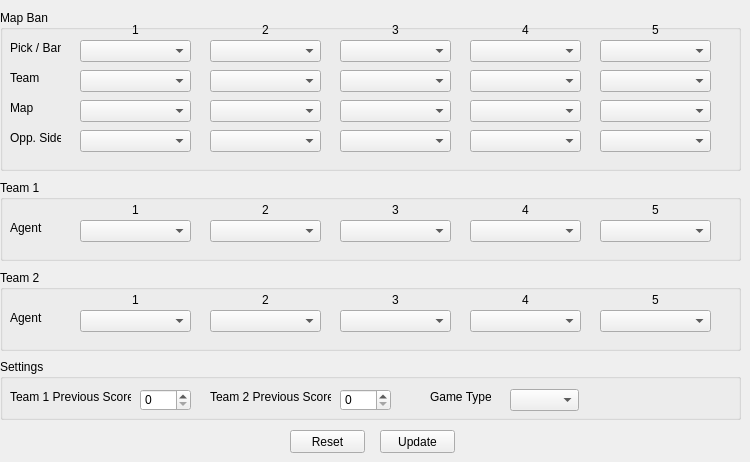
    <widget class="QWidget" name="pregame">
     <attribute name="title">
      <string>Pregame</string>
     </attribute>
     <widget class="QGroupBox" name="mapban">
      <property name="geometry">
       <rect>
        <x>0</x>
        <y>10</y>
        <width>741</width>
        <height>161</height>
       </rect>
      </property>
      <property name="title">
       <string>Map Ban</string>
      </property>
      <widget class="QComboBox" name="pick_ban_1">
       <property name="geometry">
        <rect>
         <x>80</x>
         <y>30</y>
         <width>111</width>
         <height>22</height>
        </rect>
       </property>
      </widget>
      <widget class="QComboBox" name="team_pick_1">
       <property name="geometry">
        <rect>
         <x>80</x>
         <y>60</y>
         <width>111</width>
         <height>22</height>
        </rect>
       </property>
      </widget>
      <widget class="QComboBox" name="map_pick_1">
       <property name="geometry">
        <rect>
         <x>80</x>
         <y>90</y>
         <width>111</width>
         <height>22</height>
        </rect>
       </property>
      </widget>
      <widget class="QComboBox" name="pick_ban_2">
       <property name="geometry">
        <rect>
         <x>210</x>
         <y>30</y>
         <width>111</width>
         <height>22</height>
        </rect>
       </property>
      </widget>
      <widget class="QComboBox" name="map_pick_2">
       <property name="geometry">
        <rect>
         <x>210</x>
         <y>90</y>
         <width>111</width>
         <height>22</height>
        </rect>
       </property>
      </widget>
      <widget class="QComboBox" name="team_pick_2">
       <property name="geometry">
        <rect>
         <x>210</x>
         <y>60</y>
         <width>111</width>
         <height>22</height>
        </rect>
       </property>
      </widget>
      <widget class="QComboBox" name="pick_ban_3">
       <property name="geometry">
        <rect>
         <x>340</x>
         <y>30</y>
         <width>111</width>
         <height>22</height>
        </rect>
       </property>
      </widget>
      <widget class="QComboBox" name="map_pick_3">
       <property name="geometry">
        <rect>
         <x>340</x>
         <y>90</y>
         <width>111</width>
         <height>22</height>
        </rect>
       </property>
      </widget>
      <widget class="QComboBox" name="team_pick_3">
       <property name="geometry">
        <rect>
         <x>340</x>
         <y>60</y>
         <width>111</width>
         <height>22</height>
        </rect>
       </property>
      </widget>
      <widget class="QComboBox" name="pick_ban_4">
       <property name="geometry">
        <rect>
         <x>470</x>
         <y>30</y>
         <width>111</width>
         <height>22</height>
        </rect>
       </property>
      </widget>
      <widget class="QComboBox" name="map_pick_4">
       <property name="geometry">
        <rect>
         <x>470</x>
         <y>90</y>
         <width>111</width>
         <height>22</height>
        </rect>
       </property>
      </widget>
      <widget class="QComboBox" name="team_pick_4">
       <property name="geometry">
        <rect>
         <x>470</x>
         <y>60</y>
         <width>111</width>
         <height>22</height>
        </rect>
       </property>
      </widget>
      <widget class="QComboBox" name="pick_ban_5">
       <property name="geometry">
        <rect>
         <x>600</x>
         <y>30</y>
         <width>111</width>
         <height>22</height>
        </rect>
       </property>
      </widget>
      <widget class="QComboBox" name="map_pick_5">
       <property name="geometry">
        <rect>
         <x>600</x>
         <y>90</y>
         <width>111</width>
         <height>22</height>
        </rect>
       </property>
      </widget>
      <widget class="QComboBox" name="team_pick_5">
       <property name="geometry">
        <rect>
         <x>600</x>
         <y>60</y>
         <width>111</width>
         <height>22</height>
        </rect>
       </property>
      </widget>
      <widget class="QLabel" name="mb_label_1">
       <property name="geometry">
        <rect>
         <x>80</x>
         <y>10</y>
         <width>111</width>
         <height>20</height>
        </rect>
       </property>
       <property name="text">
        <string>1</string>
       </property>
       <property name="alignment">
        <set>Qt::AlignCenter</set>
       </property>
      </widget>
      <widget class="QLabel" name="mb_label_2">
       <property name="geometry">
        <rect>
         <x>210</x>
         <y>10</y>
         <width>111</width>
         <height>20</height>
        </rect>
       </property>
       <property name="text">
        <string>2</string>
       </property>
       <property name="alignment">
        <set>Qt::AlignCenter</set>
       </property>
      </widget>
      <widget class="QLabel" name="mb_label_3">
       <property name="geometry">
        <rect>
         <x>340</x>
         <y>10</y>
         <width>111</width>
         <height>20</height>
        </rect>
       </property>
       <property name="text">
        <string>3</string>
       </property>
       <property name="alignment">
        <set>Qt::AlignCenter</set>
       </property>
      </widget>
      <widget class="QLabel" name="mb_label_4">
       <property name="geometry">
        <rect>
         <x>470</x>
         <y>10</y>
         <width>111</width>
         <height>20</height>
        </rect>
       </property>
       <property name="text">
        <string>4</string>
       </property>
       <property name="alignment">
        <set>Qt::AlignCenter</set>
       </property>
      </widget>
      <widget class="QLabel" name="mb_label_5">
       <property name="geometry">
        <rect>
         <x>600</x>
         <y>10</y>
         <width>111</width>
         <height>20</height>
        </rect>
       </property>
       <property name="text">
        <string>5</string>
       </property>
       <property name="alignment">
        <set>Qt::AlignCenter</set>
       </property>
      </widget>
      <widget class="QLabel" name="pick_label">
       <property name="geometry">
        <rect>
         <x>10</x>
         <y>30</y>
         <width>51</width>
         <height>16</height>
        </rect>
       </property>
       <property name="text">
        <string>Pick / Ban</string>
       </property>
      </widget>
      <widget class="QLabel" name="team_pick_label">
       <property name="geometry">
        <rect>
         <x>10</x>
         <y>60</y>
         <width>51</width>
         <height>16</height>
        </rect>
       </property>
       <property name="text">
        <string>Team</string>
       </property>
      </widget>
      <widget class="QLabel" name="map_pick_label">
       <property name="geometry">
        <rect>
         <x>10</x>
         <y>90</y>
         <width>51</width>
         <height>16</height>
        </rect>
       </property>
       <property name="text">
        <string>Map</string>
       </property>
      </widget>
      <widget class="QComboBox" name="opp_side_3">
       <property name="geometry">
        <rect>
         <x>340</x>
         <y>120</y>
         <width>111</width>
         <height>22</height>
        </rect>
       </property>
      </widget>
      <widget class="QComboBox" name="opp_side_2">
       <property name="geometry">
        <rect>
         <x>210</x>
         <y>120</y>
         <width>111</width>
         <height>22</height>
        </rect>
       </property>
      </widget>
      <widget class="QComboBox" name="opp_side_1">
       <property name="geometry">
        <rect>
         <x>80</x>
         <y>120</y>
         <width>111</width>
         <height>22</height>
        </rect>
       </property>
      </widget>
      <widget class="QComboBox" name="opp_side_5">
       <property name="geometry">
        <rect>
         <x>600</x>
         <y>120</y>
         <width>111</width>
         <height>22</height>
        </rect>
       </property>
      </widget>
      <widget class="QComboBox" name="opp_side_4">
       <property name="geometry">
        <rect>
         <x>470</x>
         <y>120</y>
         <width>111</width>
         <height>22</height>
        </rect>
       </property>
      </widget>
      <widget class="QLabel" name="opp_side_label">
       <property name="geometry">
        <rect>
         <x>10</x>
         <y>120</y>
         <width>51</width>
         <height>16</height>
        </rect>
       </property>
       <property name="text">
        <string>Opp. Side</string>
       </property>
      </widget>
     </widget>
     <widget class="QGroupBox" name="agent_team_1">
      <property name="geometry">
       <rect>
        <x>0</x>
        <y>180</y>
        <width>741</width>
        <height>81</height>
       </rect>
      </property>
      <property name="title">
       <string>Team 1</string>
      </property>
      <widget class="QComboBox" name="agent_5">
       <property name="geometry">
        <rect>
         <x>600</x>
         <y>40</y>
         <width>111</width>
         <height>22</height>
        </rect>
       </property>
      </widget>
      <widget class="QComboBox" name="agent_2">
       <property name="geometry">
        <rect>
         <x>210</x>
         <y>40</y>
         <width>111</width>
         <height>22</height>
        </rect>
       </property>
      </widget>
      <widget class="QComboBox" name="agent_3">
       <property name="geometry">
        <rect>
         <x>340</x>
         <y>40</y>
         <width>111</width>
         <height>22</height>
        </rect>
       </property>
      </widget>
      <widget class="QLabel" name="player_agent_label_3">
       <property name="geometry">
        <rect>
         <x>340</x>
         <y>20</y>
         <width>111</width>
         <height>20</height>
        </rect>
       </property>
       <property name="text">
        <string>3</string>
       </property>
       <property name="alignment">
        <set>Qt::AlignCenter</set>
       </property>
      </widget>
      <widget class="QLabel" name="player_agent_label_2">
       <property name="geometry">
        <rect>
         <x>210</x>
         <y>20</y>
         <width>111</width>
         <height>20</height>
        </rect>
       </property>
       <property name="text">
        <string>2</string>
       </property>
       <property name="alignment">
        <set>Qt::AlignCenter</set>
       </property>
      </widget>
      <widget class="QLabel" name="player_agent_label_5">
       <property name="geometry">
        <rect>
         <x>600</x>
         <y>20</y>
         <width>111</width>
         <height>20</height>
        </rect>
       </property>
       <property name="text">
        <string>5</string>
       </property>
       <property name="alignment">
        <set>Qt::AlignCenter</set>
       </property>
      </widget>
      <widget class="QLabel" name="agent_label">
       <property name="geometry">
        <rect>
         <x>10</x>
         <y>40</y>
         <width>51</width>
         <height>16</height>
        </rect>
       </property>
       <property name="text">
        <string>Agent</string>
       </property>
      </widget>
      <widget class="QLabel" name="player_agent_label_1">
       <property name="geometry">
        <rect>
         <x>80</x>
         <y>20</y>
         <width>111</width>
         <height>20</height>
        </rect>
       </property>
       <property name="text">
        <string>1</string>
       </property>
       <property name="alignment">
        <set>Qt::AlignCenter</set>
       </property>
      </widget>
      <widget class="QLabel" name="player_agent_label_4">
       <property name="geometry">
        <rect>
         <x>470</x>
         <y>20</y>
         <width>111</width>
         <height>20</height>
        </rect>
       </property>
       <property name="text">
        <string>4</string>
       </property>
       <property name="alignment">
        <set>Qt::AlignCenter</set>
       </property>
      </widget>
      <widget class="QComboBox" name="agent_4">
       <property name="geometry">
        <rect>
         <x>470</x>
         <y>40</y>
         <width>111</width>
         <height>22</height>
        </rect>
       </property>
      </widget>
      <widget class="QComboBox" name="agent_1">
       <property name="geometry">
        <rect>
         <x>80</x>
         <y>40</y>
         <width>111</width>
         <height>22</height>
        </rect>
       </property>
      </widget>
     </widget>
     <widget class="QGroupBox" name="agent_team_2">
      <property name="geometry">
       <rect>
        <x>0</x>
        <y>270</y>
        <width>741</width>
        <height>81</height>
       </rect>
      </property>
      <property name="title">
       <string>Team 2</string>
      </property>
      <widget class="QComboBox" name="agent_6">
       <property name="geometry">
        <rect>
         <x>600</x>
         <y>40</y>
         <width>111</width>
         <height>22</height>
        </rect>
       </property>
      </widget>
      <widget class="QComboBox" name="agent_7">
       <property name="geometry">
        <rect>
         <x>210</x>
         <y>40</y>
         <width>111</width>
         <height>22</height>
        </rect>
       </property>
      </widget>
      <widget class="QComboBox" name="agent_8">
       <property name="geometry">
        <rect>
         <x>340</x>
         <y>40</y>
         <width>111</width>
         <height>22</height>
        </rect>
       </property>
      </widget>
      <widget class="QLabel" name="player_agent_label_6">
       <property name="geometry">
        <rect>
         <x>340</x>
         <y>20</y>
         <width>111</width>
         <height>20</height>
        </rect>
       </property>
       <property name="text">
        <string>3</string>
       </property>
       <property name="alignment">
        <set>Qt::AlignCenter</set>
       </property>
      </widget>
      <widget class="QLabel" name="player_agent_label_7">
       <property name="geometry">
        <rect>
         <x>210</x>
         <y>20</y>
         <width>111</width>
         <height>20</height>
        </rect>
       </property>
       <property name="text">
        <string>2</string>
       </property>
       <property name="alignment">
        <set>Qt::AlignCenter</set>
       </property>
      </widget>
      <widget class="QLabel" name="player_agent_label_8">
       <property name="geometry">
        <rect>
         <x>600</x>
         <y>20</y>
         <width>111</width>
         <height>20</height>
        </rect>
       </property>
       <property name="text">
        <string>5</string>
       </property>
       <property name="alignment">
        <set>Qt::AlignCenter</set>
       </property>
      </widget>
      <widget class="QLabel" name="agent_label_2">
       <property name="geometry">
        <rect>
         <x>10</x>
         <y>40</y>
         <width>51</width>
         <height>16</height>
        </rect>
       </property>
       <property name="text">
        <string>Agent</string>
       </property>
      </widget>
      <widget class="QLabel" name="player_agent_label_9">
       <property name="geometry">
        <rect>
         <x>80</x>
         <y>20</y>
         <width>111</width>
         <height>20</height>
        </rect>
       </property>
       <property name="text">
        <string>1</string>
       </property>
       <property name="alignment">
        <set>Qt::AlignCenter</set>
       </property>
      </widget>
      <widget class="QLabel" name="player_agent_label_10">
       <property name="geometry">
        <rect>
         <x>470</x>
         <y>20</y>
         <width>111</width>
         <height>20</height>
        </rect>
       </property>
       <property name="text">
        <string>4</string>
       </property>
       <property name="alignment">
        <set>Qt::AlignCenter</set>
       </property>
      </widget>
      <widget class="QComboBox" name="agent_9">
       <property name="geometry">
        <rect>
         <x>470</x>
         <y>40</y>
         <width>111</width>
         <height>22</height>
        </rect>
       </property>
      </widget>
      <widget class="QComboBox" name="agent_10">
       <property name="geometry">
        <rect>
         <x>80</x>
         <y>40</y>
         <width>111</width>
         <height>22</height>
        </rect>
       </property>
      </widget>
     </widget>
     <widget class="QPushButton" name="reset_pregame">
      <property name="geometry">
       <rect>
        <x>290</x>
        <y>430</y>
        <width>75</width>
        <height>23</height>
       </rect>
      </property>
      <property name="text">
       <string>Reset</string>
      </property>
     </widget>
     <widget class="QPushButton" name="update_pregame">
      <property name="geometry">
       <rect>
        <x>380</x>
        <y>430</y>
        <width>75</width>
        <height>23</height>
       </rect>
      </property>
      <property name="text">
       <string>Update</string>
      </property>
     </widget>
     <widget class="QGroupBox" name="settings">
      <property name="geometry">
       <rect>
        <x>0</x>
        <y>359</y>
        <width>741</width>
        <height>61</height>
       </rect>
      </property>
      <property name="title">
       <string>Settings</string>
      </property>
      <widget class="QLabel" name="team_prev_score_1">
       <property name="geometry">
        <rect>
         <x>10</x>
         <y>30</y>
         <width>121</width>
         <height>16</height>
        </rect>
       </property>
       <property name="text">
        <string>Team 1 Previous Score</string>
       </property>
      </widget>
      <widget class="QSpinBox" name="prev_score_1">
       <property name="geometry">
        <rect>
         <x>140</x>
         <y>30</y>
         <width>51</width>
         <height>22</height>
        </rect>
       </property>
      </widget>
      <widget class="QSpinBox" name="prev_score_2">
       <property name="geometry">
        <rect>
         <x>340</x>
         <y>30</y>
         <width>51</width>
         <height>22</height>
        </rect>
       </property>
      </widget>
      <widget class="QLabel" name="team_prev_score_2">
       <property name="geometry">
        <rect>
         <x>210</x>
         <y>30</y>
         <width>121</width>
         <height>16</height>
        </rect>
       </property>
       <property name="text">
        <string>Team 2 Previous Score</string>
       </property>
      </widget>
      <widget class="QLabel" name="label">
       <property name="geometry">
        <rect>
         <x>430</x>
         <y>30</y>
         <width>61</width>
         <height>16</height>
        </rect>
       </property>
       <property name="text">
        <string>Game Type</string>
       </property>
      </widget>
      <widget class="QComboBox" name="comboBox">
       <property name="geometry">
        <rect>
         <x>510</x>
         <y>30</y>
         <width>69</width>
         <height>22</height>
        </rect>
       </property>
      </widget>
     </widget>
    </widget>
